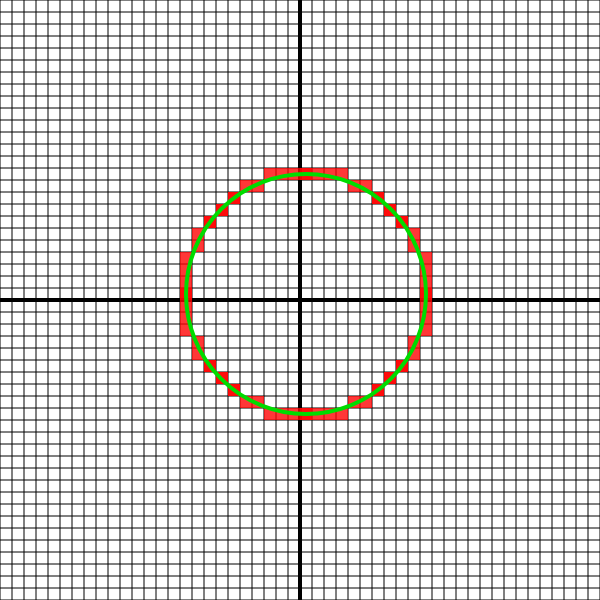
Frame 1 (no input)
Frame 60 (no input): identical to frame 1, image omitted
Frame 120 (the mouse pressed at the canvas centre since frame 60): identical to frame 1, image omitted

The p5.js sketch that drew this single still picture (run headless with seeded random() and noise() and a simulated clock; from frame 60 on, the mouse is pressed at the canvas centre):

// p5.js sketch
// ── sketch.js
// initial values
let x, y, r, d, xc, yc;

let i = 0;
let grids = 50;
let scalFact;

function setup() {
    createCanvas(600, 600);
    background(255);
    translate(width/2, height/2)
    scale(1,-1)

    scalFact = width / grids;
    r = 10 * scalFact;

    xc = 0 * scalFact;
    yc = 0 * scalFact;

    showGrids();
    bresenham();
    showRefCircle();
}

function draw(){}

function showGrids() {
    // stroke(255);
    for (i; i < grids * scalFact; i += scalFact) {
        // stroke(0,0,0)
        // linhas de Y
        line(i, 1, i, height);
        // linhas de X
        line(1, i, width, i);

        // stroke(255,0,0)
        // linhas de -Y
        line(-i,1,-i,-height);
        // // linhas de -X
        line(1,-i,-width,-i);

        // stroke(0,0,255)
        // // linhas de Y
        line(-i,1,-i,height)
        // // linhas de -x
        line(1,i,-width,i);

        // stroke(1,255,1)
        // // linhas de -Y
        line(i,1,i,-height)
        // // linhas de X
        line(1,-i,width,-i)
    }
    // Determina as linhas do plano cartesiano
    stroke(0)
    strokeWeight(4)
    line(0,0,0,height)
    line(0,0,width,0)
    line(0,0,0,-height)
    line(0,0,-width,0)
}

function showRefCircle() {
    stroke(0,220,0);
    noFill();
    circle(xc + (scalFact / 2), yc + (scalFact / 2), r * 2);
}

function bresenham() {
    x = 0;
    y = r;

    d = (3 * scalFact) - (2 * r);

    symPlot();
    while (x <= y) {
        if (d <= 0) {
            d = d + (4 * x) + (6 * scalFact);
        } else {
            d = d + (4 * x) - (4 * y) + (10 * scalFact);
            y -= scalFact;
        }

        x += scalFact;
        symPlot();
    }
}

function symPlot() {
    fillPixel(x + xc, y + yc);
    fillPixel(x + xc, -y + yc);
    fillPixel(-x + xc, -y + yc);
    fillPixel(-x + xc, y + yc);
    fillPixel(y + xc, x + yc);
    fillPixel(y + xc, -x + yc);
    fillPixel(-y + xc, -x + yc);
    fillPixel(-y + xc, x + yc);
}

function fillPixel(x, y) {
    noStroke();
    squareColor = color(255, 0, 0);
    squareColor.setAlpha(200);
    fill(squareColor);
    square(x, y, scalFact);
}
// ── Circle.js
class Circle{
    constructor(r,x,y){
        this.raio = r;
        this.X = x;
        this.Y = y;
    }

    scaleFactor(){
        // width / grids
        let sF = width / 26
        return sF
    }

    scaleRaio(){
        let r = this.raio * this.scaleFactor()
        return r
    }

    showRefCircle(){}
}
// ── CircleBresenham.js
class CircleBresenham{
    constructor(x,y,r){
        this.raio = r;
        this.X = x;
        this.Y = y;
        this.sF = new Grid().sF
    }
    
    // Cálculo da escala de X
    scaleX(){
        return this.X * this.sF;
    }

    // Cálculo da escala de Y
    scaleY(){
        return this.Y * this.sF
    }
    // Cálculo da escala do Raio
    scaleRaio(){
        return this.raio * this.sF
    }

    showCircle(){
        let x = 0
        let y = this.scaleRaio()

        let d = (3 * this.sF) - (2 * this.scaleRaio());
        this.symPlot(x,y);
        while(x <= y){
            if(d <= 0){
                d = d + (4 * x) + (6 * this.sF);
            } else {
                d = d + (4 * x) - (4 * y) + (10 * this.sF);
                y -= this.sF;
            }

            x += this.sF;
            this.symPlot(x,y);
        }
    }

    showRefCircle(){
        stroke(0,220,0);
        noFill();
        circle(this.scaleX() + (this.sF/2), this.scaleY() + (this.sF/2), this.scaleRaio() * 2);
        return;
    }

    symPlot(x,y){
        this.fillPixel(x + this.scaleX(), y + this.scaleY());
        this.fillPixel(x + this.scaleX(), -y + this.scaleY());
        this.fillPixel(-x + this.scaleX(), -y + this.scaleY());
        this.fillPixel(-x + this.scaleX(), y + this.scaleY());
        this.fillPixel(y + this.scaleX(), x + this.scaleY());
        this.fillPixel(y + this.scaleX(), -x + this.scaleY());
        this.fillPixel(-y + this.scaleX(), -x + this.scaleY());
        this.fillPixel(-y + this.scaleX(), x + this.scaleY());
    }

    fillPixel(x,y){
        noStroke();
        let squareColor = color(255,0,0);
        squareColor.setAlpha(200);
        fill(squareColor)
        square(x, y, this.sF)
    }
}
// ── Grid.js
class Grid{
    constructor(){
        this.grid = 50;
        this.sF = this.scaleFactor();
    }

    scaleFactor(){
        return width / this.grid;
    }

    drawGrid(){
        for (var i = 0; i < this.grid * this.sF; i += this.sF) {
            // linhas de Y
            line(i, 1, i, height);
            // linhas de X
            line(1, i, width, i);
    
            // linhas de -Y
            line(-i,1,-i,-height);
            // // linhas de -X
            line(1,-i,-width,-i);
    
            // // linhas de Y
            line(-i,1,-i,height);
            // // linhas de -x
            line(1,i,-width,i);
    
            // // linhas de -Y
            line(i,1,i,-height);
            // // linhas de X
            line(1,-i,width,-i);
        }
        // Determina as linhas do plano cartesiano
        stroke(0);
        strokeWeight(4);
        line(0,0,0,height);
        line(0,0,width,0);
        line(0,0,0,-height);
        line(0,0,-width,0);

        return;
    }
}
